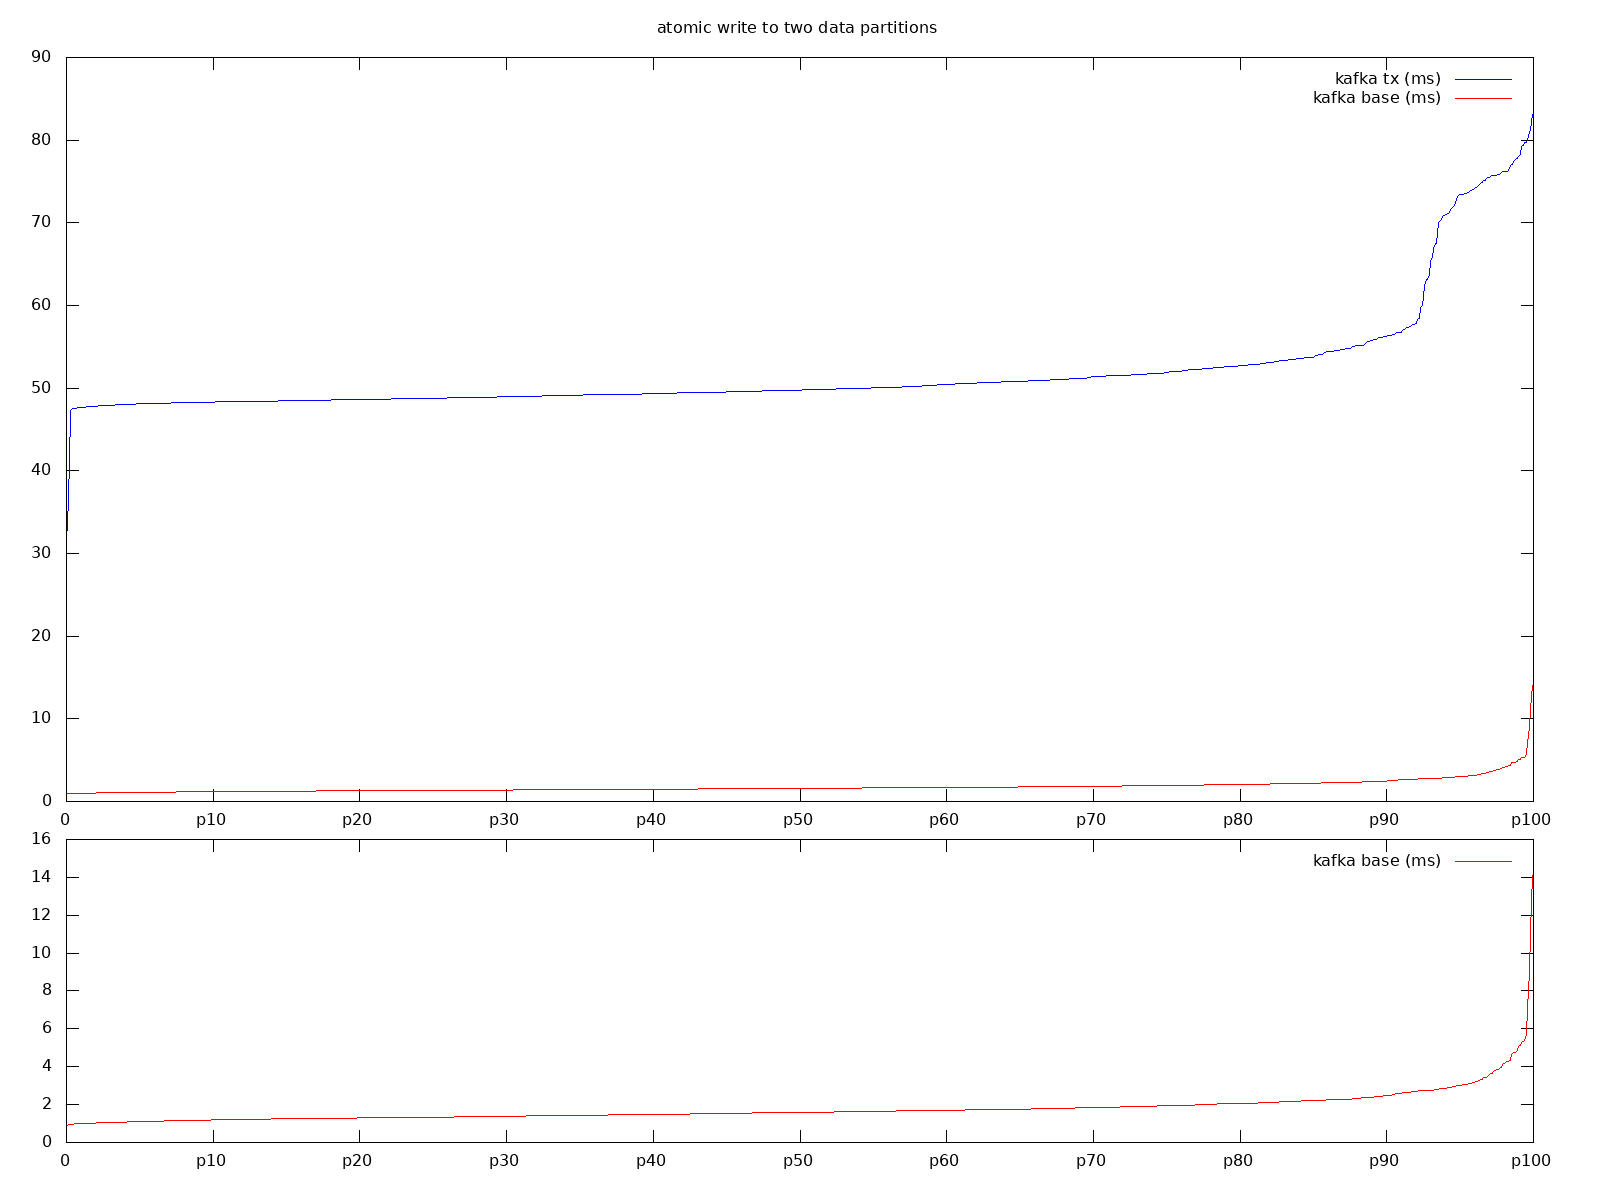

Here is the gnuplot script that generated this plot:
set terminal png size 1600,1200
set output "kafka.writes.png"

set multiplot

set lmargin 6
set rmargin 6
set bmargin 3
set tmargin 0

set size 1, 0.3
set origin 0, 0

set yrange [0:16]
set xrange [0:1000]
set ytics 0,2,16
set xtics ("0" 0, "p10" 100, "p20" 200, "p30" 300, "p40" 400, "p50" 500, "p60" 600, "p70" 700, "p80" 800, "p90" 900, "p100" 1000)

plot "kafka.base.writes.log" using ($1/1000000) title "kafka base (ms)" w l lt rgb "red"

set title 'atomic write to two data partitions'
show title

set size 1, 0.7
set origin 0, 0.3

set bmargin 2
set tmargin 3
set yrange [0:90]
set ytics auto

plot "kafka.tx.writes.log" using ($1/1000000) title "kafka tx (ms)" w l lt rgb "blue",\
     "kafka.base.writes.log" using ($1/1000000) title "kafka base (ms)" w l lt rgb "red"

unset multiplot
